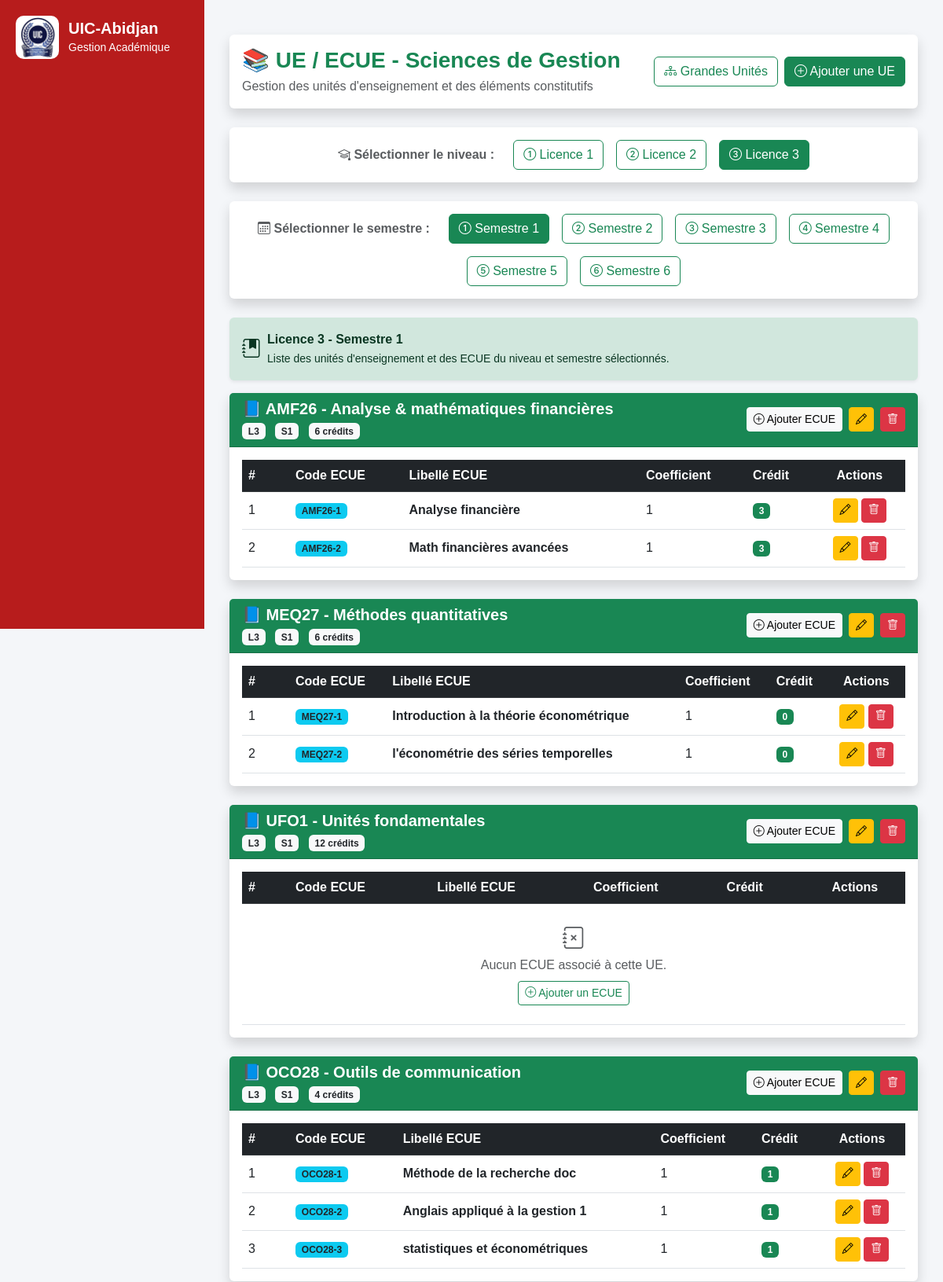
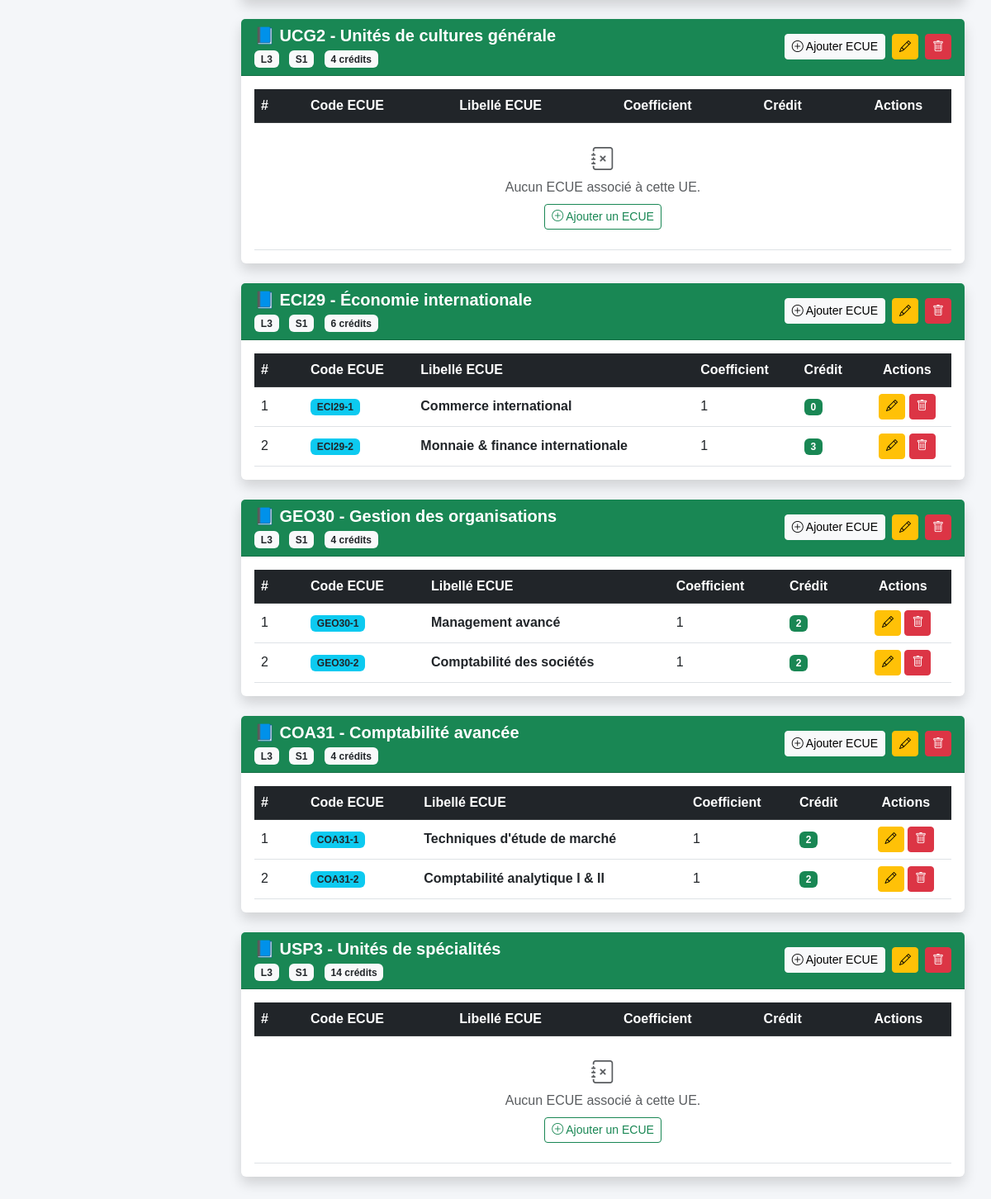
Screenshot of /lmd/l3/gestion/ue/ with the database file from the repository (2 pictures, top to bottom).
### lmd/models.py (models this page shows, shortened)
class UE(models.Model):
    niveau = models.CharField(
    max_length=2,
    choices=[
        ("L1", "Licence 1"),
        ("L2", "Licence 2"),
        ("L3", "Licence 3"),
       ],
        default="L1"
     )
    SEMESTRE_CHOICES = (
        ("S1", "Semestre 1"),
        ("S2", "Semestre 2"),
        ("S3", "Semestre 3"),
        ("S4", "Semestre 4"),
        ("S5", "Semestre 5"),
        ("S6", "Semestre 6"),
    )
    session = models.CharField(
    max_length=1,
    choices=[
        ("1", "Session 1"),
        ("2", "Session 2 (Rattrapage)"),
     ],
     default="1"
     )
    code = models.CharField(
        max_length=20
    )
    libelle = models.CharField(
        max_length=200
    )
    credit = models.PositiveIntegerField(
        default=0
    )
    filiere = models.ForeignKey(
        "FiliereLMD",
        null=True,
        blank=True,
        on_delete=models.PROTECT,
        related_name="ues"
    )
    grande_unite = models.ForeignKey(
        "GrandeUnite",
        null=True,
        blank=True,
        on_delete=models.PROTECT,
        related_name="ues"
    )
    semestre = models.CharField(
        max_length=2,
        choices=SEMESTRE_CHOICES,
        default="S1"
    )
    ordre = models.PositiveIntegerField(default=1)
    class Meta:
        ordering = ["ordre"]

class ECUE(models.Model):
    ue = models.ForeignKey(
        UE,
        on_delete=models.CASCADE,
        related_name="ecues"
    )
    code = models.CharField(max_length=20)
    libelle = models.CharField(max_length=200)
    coefficient = models.IntegerField(default=1)
    credit = models.IntegerField(default=1)
    ordre = models.IntegerField(default=1)
    semestre = models.CharField(
        max_length=5,
        choices=[
            ("S1", "Semestre 1"),
            ("S2", "Semestre 2"),
        ],
        default="S1"
    )

### lmd/views.py (the view)
# urls.py: path("l3/gestion/ue/",views.l3_gestion_ue_list, name="l3_gestion_ue_list"),
def l3_gestion_ue_list(request):
    niveau = request.GET.get("niveau", "L3")
    semestre = request.GET.get("semestre", "S1")
    filiere = FiliereLMD.objects.filter(
        libelle__icontains="Sciences de Gestion"
    ).first()
    if not filiere:
        messages.error(
            request,
            "La filière Sciences de Gestion est introuvable."
        )
        return redirect("home")
    ues = UE.objects.filter(
        filiere=filiere,
        niveau=niveau,
        semestre=semestre
    ).prefetch_related(
        "ecues"
    ).order_by(
        "ordre",
        "code"
    )
    return render(
        request,
        "lmd/l3/gestion/ue/list.html",
        {
            "ues": ues,
            "niveau": niveau,
            "semestre": semestre,
            "filiere": filiere,
        }
    )

### lmd/templates/lmd/l3/gestion/ue/list.html (shortened to what this page needs)
{% extends "base.html" %}
{% block content %}
<div class="container-fluid mt-4">
<div class="card shadow border-0 mb-4">
    <div class="card-body d-flex justify-content-between align-items-center">
        <div>
            <h3 class="fw-bold text-success mb-1">
                📚 UE / ECUE - Sciences de Gestion
            </h3>
            <p class="text-muted mb-0">
                Gestion des unités d'enseignement et des éléments constitutifs
            </p>
        </div>
        <div class="d-flex gap-2">
            <a href="{% url 'l3_gestion_grande_unite' %}?niveau={{ niveau }}&semestre={{ semestre }}"
               class="btn btn-outline-success">
                <i class="bi bi-diagram-3"></i>
                Grandes Unités
            </a>
            <a href="{% url 'l3_gestion_ue_add' %}?niveau={{ niveau }}&semestre={{ semestre }}"
               class="btn btn-success">
                <i class="bi bi-plus-circle"></i>
                Ajouter une UE
            </a>
        </div>
    </div>
</div>
<div class="card shadow border-0 mb-4">
    <div class="card-body">
        <div class="d-flex justify-content-center align-items-center gap-3 flex-wrap">
            <span class="fw-bold text-muted me-2">
                <i class="bi bi-mortarboard"></i>
                Sélectionner le niveau :
            </span>
            <a href="?niveau=L1&semestre={{ semestre }}"
               class="btn
               {% if niveau == 'L1' %}
                   btn-success
               {% else %}
                   btn-outline-success
               {% endif %}">
                <i class="bi bi-1-circle"></i>
                Licence 1
            </a>
            <a href="?niveau=L2&semestre={{ semestre }}"
               class="btn
               {% if niveau == 'L2' %}
                   btn-success
               {% else %}
                   btn-outline-success
               {% endif %}">
                <i class="bi bi-2-circle"></i>
                Licence 2
            </a>
            <a href="?niveau=L3&semestre={{ semestre }}"
               class="btn
               {% if niveau == 'L3' %}
                   btn-success
               {% else %}
                   btn-outline-success
               {% endif %}">
                <i class="bi bi-3-circle"></i>
                Licence 3
            </a>
        </div>
    </div>
</div>
<div class="card shadow border-0 mb-4">
    <div class="card-body">
        <div class="d-flex justify-content-center align-items-center gap-3 flex-wrap">
            <span class="fw-bold text-muted me-2">
                <i class="bi bi-calendar3"></i>
                Sélectionner le semestre :
            </span>
            <a href="?niveau={{ niveau }}&semestre=S1"
               class="btn
               {% if semestre == 'S1' %}
                   btn-success
               {% else %}
                   btn-outline-success
               {% endif %}">
                <i class="bi bi-1-circle"></i>
                Semestre 1
            </a>
            <a href="?niveau={{ niveau }}&semestre=S2"
               class="btn
               {% if semestre == 'S2' %}
                   btn-success
               {% else %}
                   btn-outline-success
               {% endif %}">
                <i class="bi bi-2-circle"></i>
                Semestre 2
            </a>
            <a href="?niveau={{ niveau }}&semestre=S3"
               class="btn
               {% if semestre == 'S3' %}
                   btn-success
               {% else %}
                   btn-outline-success
               {% endif %}">
                <i class="bi bi-3-circle"></i>
                Semestre 3
            </a>
            <a href="?niveau={{ niveau }}&semestre=S4"
               class="btn
               {% if semestre == 'S4' %}
                   btn-success
               {% else %}
                   btn-outline-success
               {% endif %}">
                <i class="bi bi-4-circle"></i>
                Semestre 4
            </a>
            <a href="?niveau={{ niveau }}&semestre=S5"
               class="btn
               {% if semestre == 'S5' %}
                   btn-success
               {% else %}
                   btn-outline-success
               {% endif %}">
                <i class="bi bi-5-circle"></i>
                Semestre 5
            </a>
            <a href="?niveau={{ niveau }}&semestre=S6"
               class="btn
               {% if semestre == 'S6' %}
                   btn-success
               {% else %}
                   btn-outline-success
               {% endif %}">
                <i class="bi bi-6-circle"></i>
                Semestre 6
            </a>
        </div>
    </div>
</div>
<div class="alert alert-success shadow-sm border-0">
    <div class="d-flex align-items-center">
        <i class="bi bi-journal-bookmark-fill fs-4 me-2"></i>
        <div>
            <strong>
                {% if niveau == "L1" %}
                    Licence 1
                {% elif niveau == "L2" %}
                    Licence 2
                {% elif niveau == "L3" %}
                    Licence 3
                {% endif %}
                -
                {% if semestre == "S1" %}
                    Semestre 1
                {% elif semestre == "S2" %}
                    Semestre 2
                {% elif semestre == "S3" %}
                    Semestre 3
                {% elif semestre == "S4" %}
                    Semestre 4
                {% elif semestre == "S5" %}
                    Semestre 5
                {% elif semestre == "S6" %}
                    Semestre 6
                {% endif %}
            </strong>
            <br>
            <small>
                Liste des unités d'enseignement et des ECUE du niveau et semestre sélectionnés.
            </small>
        </div>
    </div>
</div>
{% for ue in ues %}
<div class="card shadow border-0 mb-4">
    <div class="card-header bg-success text-white">
        <div class="d-flex justify-content-between align-items-center">
            <div>
                <h5 class="mb-1 fw-bold">
                    📘 {{ ue.code }} - {{ ue.libelle }}
                </h5>
                <div class="mt-1">
                    <span class="badge bg-light text-dark me-2">
                        {{ ue.niveau }}
                    </span>
                    <span class="badge bg-light text-dark me-2">
                        {{ ue.semestre }}
                    </span>
                    <span class="badge bg-light text-dark">
                        {{ ue.credit }} crédit{{ ue.credit|pluralize }}
                    </span>
                </div>
            </div>
            <div class="d-flex gap-2">
                <a href="{% url 'l3_gestion_ecue_add' ue.id %}"
                   class="btn btn-light btn-sm">
                    <i class="bi bi-plus-circle"></i>
                    Ajouter ECUE
                </a>
                <a href="{% url 'l3_gestion_ue_edit' ue.id %}"
                   class="btn btn-warning btn-sm"
                   title="Modifier l'UE">
                    <i class="bi bi-pencil"></i>
                </a>
                <a href="{% url 'l3_gestion_ue_delete' ue.id %}"
                   class="btn btn-danger btn-sm"
                   title="Supprimer l'UE"
                   onclick="return confirm('Voulez-vous supprimer cette UE ?');">
                    <i class="bi bi-trash"></i>
                </a>
            </div>
        </div>
    </div>
    <div class="card-body">
        <div class="table-responsive">
            <table class="table table-hover align-middle mb-0">
                <thead class="table-dark">
                    <tr>
                        <th width="60">
                            #
                        </th>
                        <th>
                            Code ECUE
                        </th>
                        <th>
                            Libellé ECUE
                        </th>
                        <th>
                            Coefficient
                        </th>
                        <th>
                            Crédit
                        </th>
                        <th class="text-center">
                            Actions
                        </th>
                    </tr>
                </thead>
                <tbody>
                {% for ecue in ue.ecues.all %}
                <tr>
                    <td>
                        {{ forloop.counter }}
                    </td>
                    <td>
                        <span class="badge bg-info text-dark">
                            {{ ecue.code }}
                        </span>
                    </td>
                    <td class="fw-semibold">
                        {{ ecue.libelle }}
                    </td>
                    <td>
                        {{ ecue.coefficient }}
                    </td>
                    <td>
                        <span class="badge bg-success">
                            {{ ecue.credit }}
                        </span>
                    </td>
                    <td class="text-center">
                        <a href="{% url 'l3_gestion_ecue_edit' ecue.id %}"
                           class="btn btn-warning btn-sm"
                           title="Modifier">
                            <i class="bi bi-pencil"></i>
                        </a>
                        <a href="{% url 'l3_gestion_ecue_delete' ecue.id %}"
                           class="btn btn-danger btn-sm"
                           title="Supprimer"
                           onclick="return confirm('Voulez-vous supprimer cet ECUE ?');">
                            <i class="bi bi-trash"></i>
                        </a>
                    </td>
                </tr>
                {% empty %}
                <tr>
                    <td colspan="6"
                        class="text-center text-muted py-4">
                        <i class="bi bi-journal-x fs-3"></i>
                        <br>
                        Aucun ECUE associé à cette UE.
                        <br>
                        <a href="{% url 'l3_gestion_ecue_add' ue.id %}"
                           class="btn btn-sm btn-outline-success mt-2">
                            <i class="bi bi-plus-circle"></i>
                            Ajouter un ECUE
                        </a>
                    </td>
                </tr>
                {% endfor %}
                </tbody>
            </table>
        </div>
    </div>
</div>
{% endfor %}
</div>
{% endblock %}

### core/templates/base.html (style rules this page uses)
body { margin: 0; font-family: Arial, sans-serif; background: #f4f6f9; }

### rows the page displays
UE: code "AMF26", libelle "Analyse & mathématiques financières", niveau "L3", semestre "S1", credit "6"
ECUE: code "AMF26-1", libelle "Analyse financière", coefficient "1", credit "3"
ECUE: code "AMF26-2", libelle "Math financières avancées", coefficient "1", credit "3"
UE: code "MEQ27", libelle "Méthodes quantitatives", niveau "L3", semestre "S1", credit "6"
ECUE: code "MEQ27-1", libelle "Introduction à la théorie économétrique", coefficient "1", credit "0"
ECUE: code "MEQ27-2", libelle "l'économétrie des séries temporelles", coefficient "1", credit "0"
UE: code "UFO1", libelle "Unités fondamentales", niveau "L3", semestre "S1", credit "12"
UE: code "OCO28", libelle "Outils de communication", niveau "L3", semestre "S1", credit "4"
ECUE: code "OCO28-1", libelle "Méthode de la recherche doc", coefficient "1", credit "1"
ECUE: code "OCO28-2", libelle "Anglais appliqué à la gestion 1", coefficient "1", credit "1"
ECUE: code "OCO28-3", libelle "statistiques et économétriques", coefficient "1", credit "1"
UE: code "UCG2", libelle "Unités de cultures générale", niveau "L3", semestre "S1", credit "4"
UE: code "ECI29", libelle "Économie internationale", niveau "L3", semestre "S1", credit "6"
ECUE: code "ECI29-1", libelle "Commerce international", coefficient "1", credit "0"
ECUE: code "ECI29-2", libelle "Monnaie & finance internationale", coefficient "1", credit "3"
UE: code "GEO30", libelle "Gestion des organisations", niveau "L3", semestre "S1", credit "4"
ECUE: code "GEO30-1", libelle "Management avancé", coefficient "1", credit "2"
ECUE: code "GEO30-2", libelle "Comptabilité des sociétés", coefficient "1", credit "2"
UE: code "COA31", libelle "Comptabilité avancée", niveau "L3", semestre "S1", credit "4"
ECUE: code "COA31-1", libelle "Techniques d'étude de marché", coefficient "1", credit "2"
ECUE: code "COA31-2", libelle "Comptabilité analytique I & II", coefficient "1", credit "2"
UE: code "USP3", libelle "Unités de spécialités", niveau "L3", semestre "S1", credit "14"
